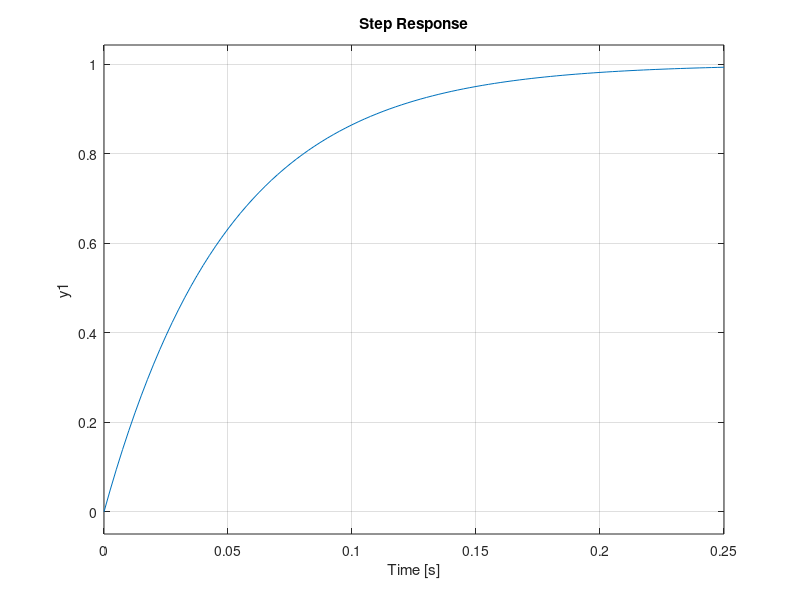

MATLAB code to generate this figure:
% 1ER PARCIAL - 1 (16/09/24): EJERCICIO 3
clear all; close all; clc
pkg load control
s = tf('s')

% 1. Declaro variables:
% a) Ganancia K
K = 1

% b) Cte de tiempo Tau
tau = 0.05

% 2. FdT 1er Orden:
G = K / (tau*s + 1)

% 3. Grafico para comparar:
step(G, 0.25); grid on
